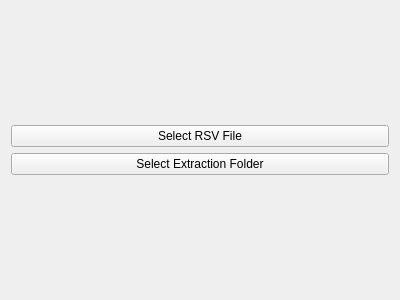
<?xml version="1.0" encoding="UTF-8"?>
<ui version="4.0">
 <class>RSVTool</class>
 <widget class="QWidget" name="RSVTool">
  <property name="geometry">
   <rect>
    <x>0</x>
    <y>0</y>
    <width>400</width>
    <height>300</height>
   </rect>
  </property>
  <property name="windowTitle">
   <string>Form</string>
  </property>
  <layout class="QGridLayout" name="gridLayout">
   <item row="0" column="0">
    <spacer name="verticalSpacer">
     <property name="orientation">
      <enum>Qt::Vertical</enum>
     </property>
     <property name="sizeHint" stdset="0">
      <size>
       <width>20</width>
       <height>108</height>
      </size>
     </property>
    </spacer>
   </item>
   <item row="1" column="0">
    <widget class="QPushButton" name="selRSV">
     <property name="text">
      <string>Select RSV File</string>
     </property>
    </widget>
   </item>
   <item row="2" column="0">
    <widget class="QPushButton" name="selExtractFolder">
     <property name="text">
      <string>Select Extraction Folder</string>
     </property>
    </widget>
   </item>
   <item row="3" column="0">
    <spacer name="verticalSpacer_2">
     <property name="orientation">
      <enum>Qt::Vertical</enum>
     </property>
     <property name="sizeHint" stdset="0">
      <size>
       <width>20</width>
       <height>108</height>
      </size>
     </property>
    </spacer>
   </item>
  </layout>
 </widget>
 <resources/>
 <connections/>
</ui>
